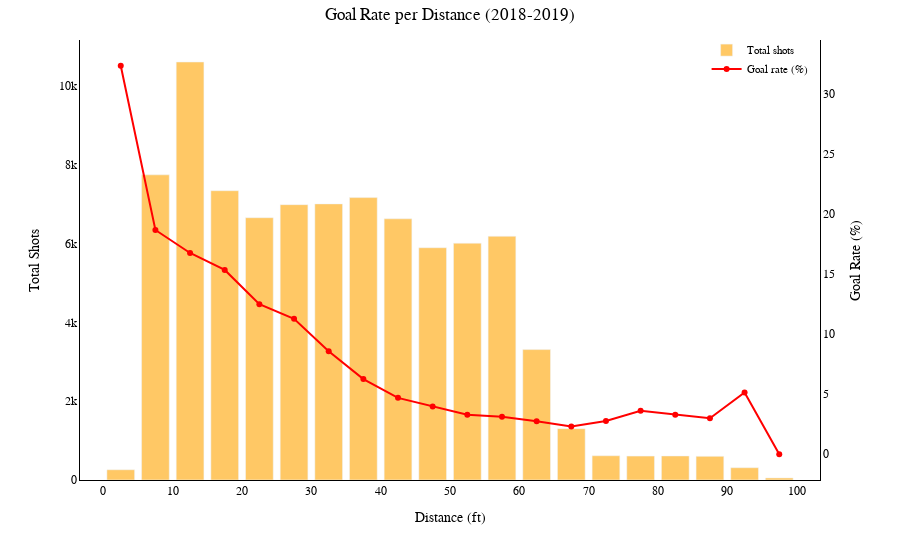

Notebook code cell kept with this figure:
### Code cell
'''test for one season'''

shots_per_bin, rate_per_bin, shots_per_sum=calculate_metrics(df_2018)

fig = go.Figure()


fig.add_trace(go.Bar(
    x=(shots_per_bin.index.astype(int) + bin_size/2),  # bin midpoints
    y=shots_per_bin.values,
    name="Total shots",
    marker_color="orange",
    opacity=0.6,
    yaxis="y1"
))

fig.add_trace(go.Scatter(
    x=(rate_per_bin.index.astype(int) + bin_size/2),
    y=rate_per_bin.values,
    name="Goal rate (%)",
    mode="markers+lines",
    marker=dict(color="red"),
    yaxis="y2"
))


family_titles="Times New Roman"
fig.update_layout(
    plot_bgcolor="white",
    paper_bgcolor="white",
    title=dict(
    text="Goal Rate per Distance (2018-2019)",
    font=dict(size=17, family=family_titles, color="black"),  # title font
    x=0.5,
    pad=dict(t=1)

    ),
    xaxis=dict(
        title=dict(
            text="Distance (ft)",
            font=dict(size=14, family=family_titles, color="black")
        ),
        tickfont=dict(size=12, family=family_titles, color="black"),
        showgrid=False,
        zeroline=False,      
        showline=True,       
        linecolor="black",   
        linewidth=1        
    ),
    yaxis=dict(
        title=dict(
            text="Total Shots",
            font=dict(size=14, family=family_titles, color="black")
        ),
        tickfont=dict(size=12, family=family_titles, color="black"),
        showgrid=False,
        zeroline=False,      
        showline=True,       
        linecolor="black",   
        linewidth=1        
    ),
    yaxis2=dict(
        title=dict(
            text="Goal Rate (%)",
            font=dict(size=14, family=family_titles, color="black")
        ),
        tick0=0,
        dtick=5,  
        tickfont=dict(size=12, family=family_titles, color="black"),
        overlaying="y",
        side="right",
        showgrid=False,
        zeroline=False,      
        showline=True,       
        linecolor="black",   
        linewidth=1        
    ),
    legend=dict(
        x=0.99, y=1.01,              
        xanchor="right", yanchor="top",
        font=dict(size=11, family=family_titles, color="black"),
        bgcolor="rgba(255,255,255,0.5)"  # optional background
    ),
    barmode="group",
    margin=dict(t=40)
    )

fig.update_xaxes(
    tick0=0,   # where ticks start
    dtick=10,  # step size
    tickmode="linear"
)

#fig.add_annotation(
#    text=caption,
#    xref="paper", yref="paper",
#    x=1.1, y=-0.4,
#    showarrow=False,
#    font=dict(size=12, family=family_titles, color="black"),
#    align="left"
#)

#fig.write_image("shot_types.svg")   # SVG
#fig.write_image("distance2018.png", scale=5)
fig.show()

### Figure 1 — Plotly figure (JSON) as saved in the notebook; plotly's stock layout.template omitted (floating-point values rounded to 4 significant figures)
{"data": [{"marker": {"color": "orange"}, "name": "Total shots", "opacity": 0.6, "type": "bar", "x": [2.5, 7.5, 12.5, 17.5, 22.5, 27.5, 32.5, 37.5, 42.5, 47.5, 52.5, 57.5, 62.5, 67.5, 72.5, 77.5, 82.5, 87.5, 92.5, 97.5], "y": [260, 7747, 10612, 7345, 6659, 6990, 7010, 7170, 6631, 5897, 6012, 6187, 3311, 1304, 616, 608, 610, 602, 312, 52], "yaxis": "y"}, {"marker": {"color": "red"}, "mode": "markers+lines", "name": "Goal rate (%)", "type": "scatter", "x": [2.5, 7.5, 12.5, 17.5, 22.5, 27.5, 32.5, 37.5, 42.5, 47.5, 52.5, 57.5, 62.5, 67.5, 72.5, 77.5, 82.5, 87.5, 92.5, 97.5], "y": [32.31, 18.65, 16.74, 15.33, 12.48, 11.26, 8.56, 6.25, 4.69, 3.97, 3.29, 3.12, 2.75, 2.3, 2.76, 3.62, 3.28, 2.99, 5.13, 0.0], "yaxis": "y2"}], "layout": {"barmode": "group", "legend": {"bgcolor": "rgba(255,255,255,0.5)", "font": {"color": "black", "family": "Times New Roman", "size": 11}, "x": 0.99, "xanchor": "right", "y": 1.01, "yanchor": "top"}, "margin": {"t": 40}, "paper_bgcolor": "white", "plot_bgcolor": "white", "title": {"font": {"color": "black", "family": "Times New Roman", "size": 17}, "pad": {"t": 1}, "text": "Goal Rate per Distance (2018-2019)", "x": 0.5}, "xaxis": {"dtick": 10, "linecolor": "black", "linewidth": 1, "showgrid": false, "showline": true, "tick0": 0, "tickfont": {"color": "black", "family": "Times New Roman", "size": 12}, "tickmode": "linear", "title": {"font": {"color": "black", "family": "Times New Roman", "size": 14}, "text": "Distance (ft)"}, "zeroline": false}, "yaxis": {"linecolor": "black", "linewidth": 1, "showgrid": false, "showline": true, "tickfont": {"color": "black", "family": "Times New Roman", "size": 12}, "title": {"font": {"color": "black", "family": "Times New Roman", "size": 14}, "text": "Total Shots"}, "zeroline": false}, "yaxis2": {"dtick": 5, "linecolor": "black", "linewidth": 1, "overlaying": "y", "showgrid": false, "showline": true, "side": "right", "tick0": 0, "tickfont": {"color": "black", "family": "Times New Roman", "size": 12}, "title": {"font": {"color": "black", "family": "Times New Roman", "size": 14}, "text": "Goal Rate (%)"}, "zeroline": false}}}
